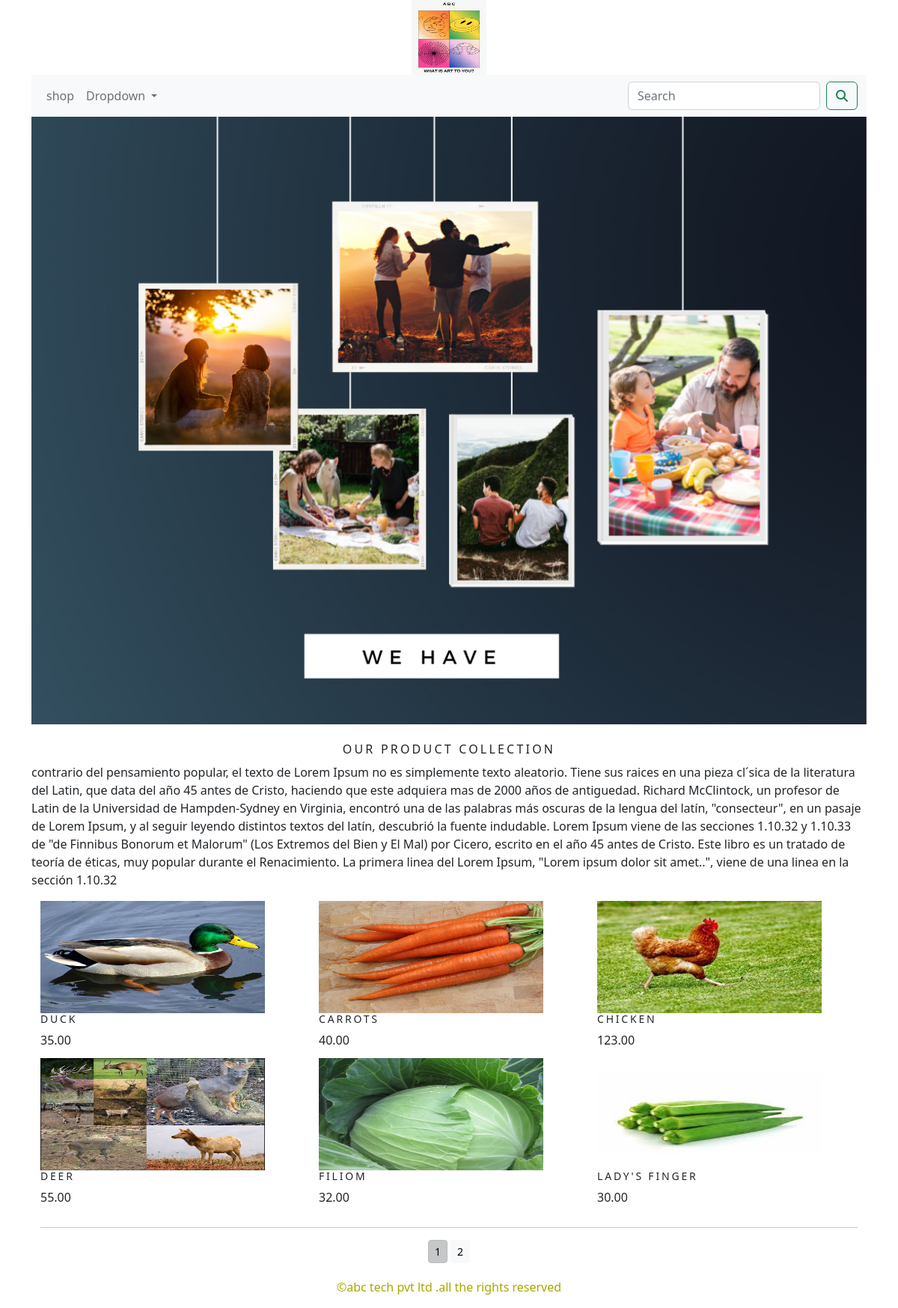
The app's page /shop/ with its own data.
### shop/models.py (models this page shows, shortened)
class Product(models.Model):
    name=models.CharField(max_length=250,unique=True)
    slug=models.SlugField(max_length=250,unique=True)
    description=models.TextField(blank=True)
    price=models.DecimalField(max_digits=10,decimal_places=2)
    category=models.ForeignKey(Category,on_delete=models.CASCADE)
    image=models.ImageField(upload_to='product',blank=True)
    stock=models.IntegerField()
    available=models.BooleanField(default=True)
    created=models.DateTimeField(auto_now_add=True)
    updated=models.DateTimeField(auto_now=True)
    def get_url(self):
        return reverse('shop:prodcatdetail',args=[self.category.slug,self.slug])
    class Meta:
        ordering = ('name',)
        verbose_name = 'product'
        verbose_name_plural = 'products'

### shop/views.py (the view)
# urls.py: path('',views.allprodcat,name='allprodcat'),
def allprodcat(request,c_slug=None):
    c_page = None
    products_list=None
    if c_slug!= None:
        c_page = get_object_or_404(Category, slug=c_slug)
        products_list= Product.objects.all().filter(category=c_page, available=True)
    else:
        products_list=Product.objects.all().filter(available=True)
    paginator=Paginator(products_list,6)
    try:
        page=int(request.GET.get('page','1'))
    except:
        page=1
    try:
        products=paginator.page(page)
    except (EmptyPage,InvalidPage):
        products=paginator.page(paginator.num_pages)
    return render(request,"category.html",{'category':c_page,'products':products})

### cart/context_processors.py (called while the page is built)
def counter(request):
    item_count=0
    if 'admin' in request.path:
        return {}
    else:
        try:
            cart=Cart.objects.filter(cart_id=_cart_id(request))
            car_items=CartItem.objects.all().filter(cart=cart[:1])
            for cart_item in car_items:
                item_count += cart_item.quantity
        except Cart.DoesNotExist:
            item_count =0
    return dict(item_count=item_count)

### cart/views.py (called while the page is built)
def _cart_id(request):
    cart=request.session.session_key
    if not cart:
        cart=request.session.create()
    return cart

### shop/context_processors.py (called while the page is built)
def menu_links(request):
    links=Category.objects.all()
    return dict(links=links)

### shop/models.py (called while the page is built)
    def get_url(self):
        return reverse('shop:product_by_category',args=[self.slug])

### template/category.html (shortened to what this page needs)
{% extends 'base.html' %}
{% load static %}
{% block content %}
<div class="mx-auto">
    {% if category %}
    <img class="my_image" src="{{ category.image.url }} "  alt="{{category.name}} ">
</div>
<br>
<div>
        <h1 class="text-center my_title">{{category.name}}</h1>
        <p class="text-justify">{{category.description}}</p>
</div>
    {% else %}
<div>
    <img class="my_image my_image_padding" src="{% static 'img/banner.png' %}" alt="our product" >
</div>
<br>
<div>
    <h1 class="text-center my_title">
        our product collection
    </h1>
    <p class="text-justify"> contrario del pensamiento popular, el texto de Lorem Ipsum no es simplemente texto aleatorio. Tiene sus raices en una pieza cl´sica de la literatura del Latin, que data del año 45 antes de Cristo, haciendo que este adquiera mas de 2000 años de antiguedad. Richard McClintock, un profesor de Latin de la Universidad de Hampden-Sydney en Virginia, encontró una de las palabras más oscuras de la lengua del latín, "consecteur", en un pasaje de Lorem Ipsum, y al seguir leyendo distintos textos del latín, descubrió la fuente indudable. Lorem Ipsum viene de las secciones 1.10.32 y 1.10.33 de "de Finnibus Bonorum et Malorum" (Los Extremos del Bien y El Mal) por Cicero, escrito en el año 45 antes de Cristo. Este libro es un tratado de teoría de éticas, muy popular durante el Renacimiento. La primera linea del Lorem Ipsum, "Lorem ipsum dolor sit amet..", viene de una linea en la sección 1.10.32</p>
</div>
    {% endif %}
<div class="container">
    <div class="row mx_auto">
        {% for product in products.object_list %}
        <div class="my_bottam_margin col-9 col-sm-12  col-md-4 xol-lg-4">
            <div class="card-text-center" style="width:200px;height:250px;">
                <a href="{{product.get_url}}"><img class="card-img-top my_image" style="width:300px;height:150px;"src="{{product.image.url}}"  alt="{{product.name}}"></a>
                <div class="card-body">
                    <h2>{{product.name}}</h2>
                    <p>{{product.price}}</p>
                </div>
            </div>
        </div>
        {% endfor %}
    </div>
    <div class="mx-auto">
        {% if products.paginator.num_pages > 1 %}
        <hr>
        <div class="text-center">
            {% for pg in products.paginator.page_range %}
                <a href="?page={{pg}}" class="btn btn-light btn-sm {% if products.number == pg %} active {% endif %}">{{pg}}</a>
            {% endfor %}
        </div>
        {% endif %}
    </div>
</div>
{% endblock %}

### template/base.html (shortened to what this page needs)
{% load static %}
<!DOCTYPE html>
<html lang="en">
<head>
    <link rel="stylesheet" href="{% static 'css/custom.css' %}">
<link href="https://cdn.jsdelivr.net/npm/bootstrap@5.2.0-beta1/dist/css/bootstrap.min.css" rel="stylesheet">
</head>
<body>
<div class="container">
    {% include 'header.html' %}
    {% include 'nav.html' %}
    {% block content %}
    {% endblock %}
</div>
{% include 'footer.html' %}
</body>
</html>

### template/header.html
{% load static %}
<header>
   <center>
    <a href="{url 'shop:allprodcat' %}"></a> <img src="{% static 'img/logo.png' %}" alt="logoimage" width="100px" height="100px">
   </center>
</header>

### template/nav.html (shortened to what this page needs)
<nav class="navbar navbar-expand-lg bg-light">
  <div class="container-fluid">
    <div class="collapse navbar-collapse" id="navbarSupportedContent">
      <ul class="navbar-nav me-auto mb-2 mb-lg-0">
        <li class="nav-item">
          <a class="nav-link" href="#">shop</a>
        </li>
        <li class="nav-item dropdown {% if 'shop' in request.path %} active {% endif %}">
          <a class="nav-link dropdown-toggle" href="#" id="navbarDropdown" role="button" data-bs-toggle="dropdown" aria-expanded="false">
            Dropdown
          </a>
        </li>
      </ul>
      <form class="d-flex" action="{% url 'search_app:SearchResult' %}" method="get">
        <input class="form-control me-2" type="search" placeholder="Search" aria-label="Search">
        <button class="btn btn-outline-success" type="submit"><i class="fa fa-search"></i></button>
      </form>
    </div>
  </div>
</nav>

### template/footer.html
<div class="footer  navbar-fixed-bottom my_footer">
    <p class="text-center">
        &copy;abc tech pvt ltd .all the rights reserved
    </p>
</div>

### static/css/custom.css (style rules this page uses)
body { font-family: 'Roboto', sans-serif; }
.my_footer { color:#a8a800; height:60px; text-align:bottom; }
.my_footer p { padding-top:20px; front-size:14px; }
.my_image { height:auto; width: 100%; }
.my_title { font-size:16px; text-transform:uppercase; letter-spacing:.2em; }
.my_image_padding { padding-size:5px; }
.my_bottam_margin { margin-bottom:10px; width:200px; height:200px; }

### records on screen
Product: image (picture), name "DUCK", price "35.00"
Product: image (picture), name "CARROTS", price "40.00"
Product: image (picture), name "CHICKEN", price "123.00"
Product: image (picture), name "DEER", price "55.00"
Product: image (picture), name "FILIOM", price "32.00"
Product: image (picture), name "LADY'S FINGER", price "30.00"

### other values on screen
{{ pg }} "1" "2"
